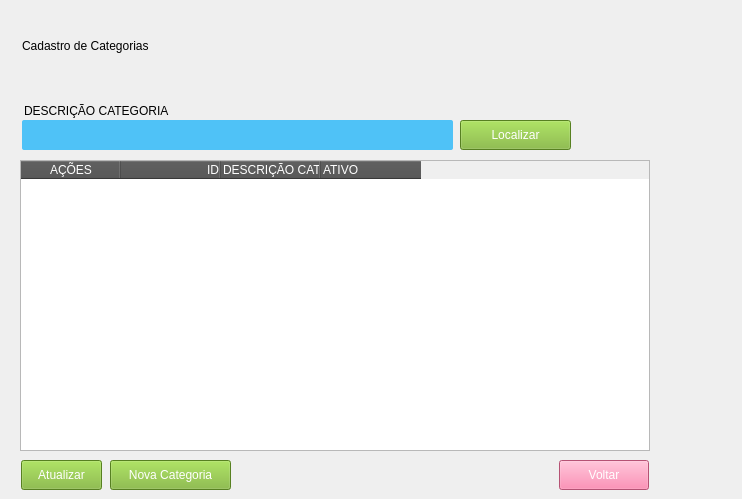
       <widget class="QWidget" name="formDataTableCategoria">
        <widget class="QLabel" name="lbl_categoria_descricao">
         <property name="geometry">
          <rect>
           <x>24</x>
           <y>101</y>
           <width>191</width>
           <height>20</height>
          </rect>
         </property>
         <property name="styleSheet">
          <string notr="true">font: 700 10pt &quot;Arial&quot;;</string>
         </property>
         <property name="text">
          <string>DESCRIÇÃO CATEGORIA</string>
         </property>
        </widget>
        <widget class="QLineEdit" name="categoria_descricao">
         <property name="geometry">
          <rect>
           <x>22</x>
           <y>120</y>
           <width>431</width>
           <height>30</height>
          </rect>
         </property>
         <property name="styleSheet">
          <string notr="true">QLineEdit{
	background-color: #4fc2f7;
	font: 12pt &quot;Arial&quot;;
	color: rgb(255, 255, 255);
	border:none;
	border-radius: 2px;
}

QLineEdit:Focus {
	border: 1px solid red;
}</string>
         </property>
        </widget>
        <widget class="QPushButton" name="btn_search_categoria">
         <property name="geometry">
          <rect>
           <x>460</x>
           <y>120</y>
           <width>111</width>
           <height>30</height>
          </rect>
         </property>
         <property name="styleSheet">
          <string notr="true">QPushButton {
	font: 10pt &quot;Arial&quot;;
	background-color: #7AB32E;
	color: #FFF;
 }
QPushButton:hover{
	background-color: rgb(0, 170, 0);
}</string>
         </property>
         <property name="text">
          <string>Localizar</string>
         </property>
         <property name="icon">
          <iconset>
           <normaloff>icons/iconSearch.png</normaloff>icons/iconSearch.png</iconset>
         </property>
         <property name="iconSize">
          <size>
           <width>20</width>
           <height>32</height>
          </size>
         </property>
        </widget>
        <widget class="QTableWidget" name="dt_Categoria">
         <property name="geometry">
          <rect>
           <x>20</x>
           <y>160</y>
           <width>630</width>
           <height>291</height>
          </rect>
         </property>
         <property name="styleSheet">
          <string notr="true">::section { background-color:#4f4f4f; color:#ffffff; }</string>
         </property>
         <column>
          <property name="text">
           <string>AÇÕES</string>
          </property>
         </column>
         <column>
          <property name="text">
           <string>ID</string>
          </property>
          <property name="textAlignment">
           <set>AlignTrailing|AlignVCenter</set>
          </property>
         </column>
         <column>
          <property name="text">
           <string>DESCRIÇÃO CATEGORIA</string>
          </property>
          <property name="textAlignment">
           <set>AlignLeading|AlignVCenter</set>
          </property>
         </column>
         <column>
          <property name="text">
           <string>ATIVO</string>
          </property>
          <property name="textAlignment">
           <set>AlignLeading|AlignVCenter</set>
          </property>
         </column>
        </widget>
        <widget class="QLabel" name="lbl_titulo_cadastro_categoria">
         <property name="geometry">
          <rect>
           <x>22</x>
           <y>30</y>
           <width>711</width>
           <height>31</height>
          </rect>
         </property>
         <property name="styleSheet">
          <string notr="true">font: 700 20pt &quot;Arial&quot;;
border-bottom: 2px solid;</string>
         </property>
         <property name="text">
          <string>Cadastro de Categorias</string>
         </property>
        </widget>
        <widget class="QPushButton" name="btn_categoria_goback_form_produto">
         <property name="geometry">
          <rect>
           <x>559</x>
           <y>460</y>
           <width>90</width>
           <height>30</height>
          </rect>
         </property>
         <property name="styleSheet">
          <string notr="true">QPushButton {
	font: 10pt &quot;Arial&quot;;
	background-color: rgb(253, 115, 163);
	color: #FFF;
 }
QPushButton:hover{
	background-color: rgb(255, 0, 0);
}</string>
         </property>
         <property name="text">
          <string>Voltar</string>
         </property>
         <property name="icon">
          <iconset>
           <normaloff>icons/iconGoBack.png</normaloff>icons/iconGoBack.png</iconset>
         </property>
         <property name="iconSize">
          <size>
           <width>20</width>
           <height>32</height>
          </size>
         </property>
        </widget>
        <widget class="QPushButton" name="btn_add_categoria">
         <property name="geometry">
          <rect>
           <x>110</x>
           <y>460</y>
           <width>121</width>
           <height>30</height>
          </rect>
         </property>
         <property name="styleSheet">
          <string notr="true">QPushButton {
	font: 10pt &quot;Arial&quot;;
	background-color: #7AB32E;
	color: #FFF;
 }
QPushButton:hover{
	background-color: rgb(0, 170, 0);
}</string>
         </property>
         <property name="text">
          <string>Nova Categoria</string>
         </property>
         <property name="icon">
          <iconset>
           <normaloff>icons/iconAdd.png</normaloff>icons/iconAdd.png</iconset>
         </property>
         <property name="iconSize">
          <size>
           <width>20</width>
           <height>32</height>
          </size>
         </property>
         <property name="checkable">
          <bool>false</bool>
         </property>
         <property name="default">
          <bool>false</bool>
         </property>
         <property name="flat">
          <bool>false</bool>
         </property>
        </widget>
        <widget class="QPushButton" name="btn_refresh_table_categoria">
         <property name="geometry">
          <rect>
           <x>21</x>
           <y>460</y>
           <width>81</width>
           <height>30</height>
          </rect>
         </property>
         <property name="styleSheet">
          <string notr="true">QPushButton {
	font: 10pt &quot;Arial&quot;;
	background-color: #7AB32E;
	color: #FFF;
 }
QPushButton:hover{
	background-color: rgb(0, 170, 0);
}</string>
         </property>
         <property name="text">
          <string>Atualizar</string>
         </property>
         <property name="icon">
          <iconset>
           <normaloff>icons/iconRefresh.png</normaloff>icons/iconRefresh.png</iconset>
         </property>
         <property name="iconSize">
          <size>
           <width>20</width>
           <height>32</height>
          </size>
         </property>
         <property name="checkable">
          <bool>false</bool>
         </property>
         <property name="default">
          <bool>false</bool>
         </property>
         <property name="flat">
          <bool>false</bool>
         </property>
        </widget>
       </widget>
